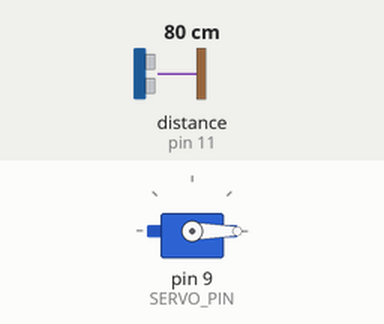
A sketch run on a simulated Arduino Uno, built with avr-gcc and run on an emulated ATmega328P. Shown: servo. Wiring (inferred from the names in the program): ultrasonic range finder: trigger pin 10; echo pin 11. The test bench sets the inputs (shaded band); at power-on: distance to the obstacle (sensor on pin 11) 80 cm. The echo pulse lasts 58.3 µs per cm.

Above: at 1.2 s.
1.3 s: distance to the obstacle (sensor on pin 11) set to 33 cm
2.8 s: distance to the obstacle (sensor on pin 11) set to 27 cm
At 3.12 s:
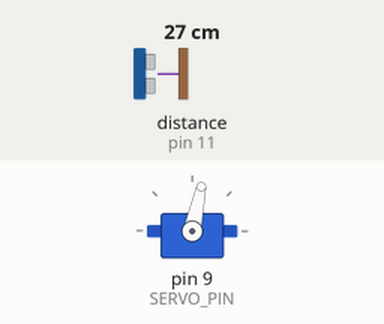
At 3.6 s:
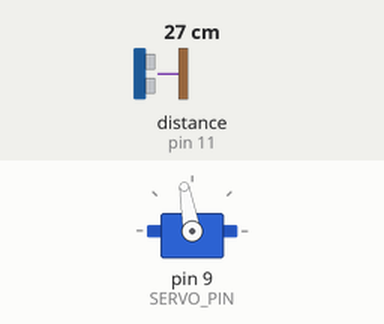
Timing chart, 0 to 5.8 s (numbered marks = the images above; inputs shaded):
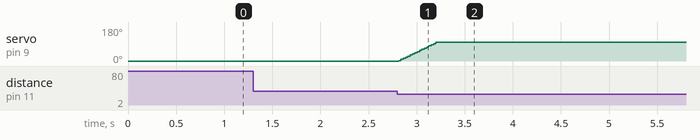

The sketch:

touchless_dustbin.ino
```cpp
// Reads distance from an HC-SR04 and controls a servo to open the dustbin lid when an object is detected, keeping it open for a set hold time and moving the servo slowly to avoid slamming.
//
// Full tutorial: https://shillehtek.com/blogs/news/arduino-uno-hc-sr04-touchless-dustbin-lid
// Parts used: https://shillehtek.com/products/arduino-uno-r3-starter-kit
//             https://shillehtek.com/products/mg995-metal-gear-servo-motor-12kg-high-torque-180-degree-diy
//             https://shillehtek.com/products/servo-tester-rc-ccpm-checker
// More examples: https://github.com/shillehbean/shillehtek-examples
//

#include <Servo.h>

const int TRIG = 10, ECHO = 11, SERVO_PIN = 9;
const int CLOSED = 0, OPEN = 100;          // angles from the servo tester
const int TRIGGER_CM = 30;                 // hand closer than this opens the lid
const unsigned long HOLD_MS = 3000;        // stay open this long after the hand leaves
Servo lid;
bool isOpen = false;
unsigned long lastSeen = 0;

long readCm() {
  digitalWrite(TRIG, LOW);  delayMicroseconds(2);
  digitalWrite(TRIG, HIGH); delayMicroseconds(10);
  digitalWrite(TRIG, LOW);
  long us = pulseIn(ECHO, HIGH, 25000);
  return us == 0 ? 999 : us * 0.034 / 2;
}

void moveLid(int from, int to) {            // sweep slowly so the lid doesn't slam
  int step = (to > from) ? 2 : -2;
  for (int a = from; a != to; a += step) { lid.write(a); delay(8); }
  lid.write(to);
}

void setup() {
  pinMode(TRIG, OUTPUT); pinMode(ECHO, INPUT);
  lid.attach(SERVO_PIN); lid.write(CLOSED);
  Serial.begin(9600);
}

void loop() {
  long cm = readCm();
  if (cm > 2 && cm < TRIGGER_CM) {          // something is in front of the bin
    lastSeen = millis();
    if (!isOpen) { moveLid(CLOSED, OPEN); isOpen = true; }
  }
  if (isOpen && millis() - lastSeen > HOLD_MS) {   // clear for 3 s: close
    moveLid(OPEN, CLOSED); isOpen = false;
  }
  delay(60);
}
```

Measured:
- the behaviour switches between 31 and 30 cm on distance to the obstacle (sensor on pin 11) (found by bisection; images 0 and 1)
- after the input at 1.3 s, every drawn part: stays the same
- after the input at 2.8 s, servo on pin 9 (SERVO_PIN): moves from 0° to 100° over 0.40 s, starting at once
